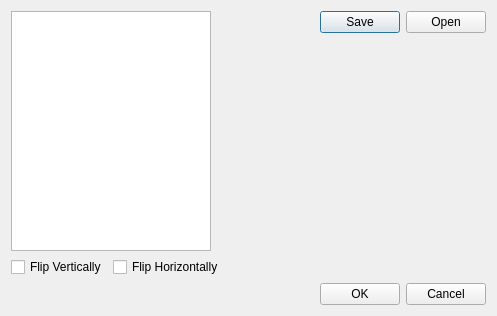
<?xml version="1.0" encoding="UTF-8"?>
<ui version="4.0">
 <class>GeometryEditWidget</class>
 <widget class="QDialog" name="GeometryEditWidget">
  <property name="geometry">
   <rect>
    <x>0</x>
    <y>0</y>
    <width>497</width>
    <height>316</height>
   </rect>
  </property>
  <property name="windowTitle">
   <string>View / Edit Geometries ... </string>
  </property>
  <layout class="QGridLayout" name="gridLayout">
   <item row="0" column="0">
    <layout class="QVBoxLayout" name="verticalLayout_3">
     <item>
      <layout class="QHBoxLayout" name="horizontalLayout_2">
       <item>
        <layout class="QVBoxLayout" name="verticalLayout">
         <item>
          <widget class="QListWidget" name="lstCompartments">
           <property name="maximumSize">
            <size>
             <width>200</width>
             <height>16777215</height>
            </size>
           </property>
          </widget>
         </item>
         <item>
          <layout class="QHBoxLayout" name="horizontalLayout">
           <item>
            <widget class="QCheckBox" name="chkFlipVertically">
             <property name="maximumSize">
              <size>
               <width>16777215</width>
               <height>20</height>
              </size>
             </property>
             <property name="text">
              <string>Flip Vertically</string>
             </property>
            </widget>
           </item>
           <item>
            <widget class="QCheckBox" name="chkFlipHorizontally">
             <property name="maximumSize">
              <size>
               <width>16777215</width>
               <height>20</height>
              </size>
             </property>
             <property name="text">
              <string>Flip Horizontally</string>
             </property>
            </widget>
           </item>
          </layout>
         </item>
        </layout>
       </item>
       <item>
        <layout class="QVBoxLayout" name="verticalLayout_2">
         <item>
          <widget class="QDialogButtonBox" name="boxOpenSave">
           <property name="standardButtons">
            <set>QDialogButtonBox::Open|QDialogButtonBox::Save</set>
           </property>
          </widget>
         </item>
         <item>
          <widget class="QLabel" name="imageLabel">
           <property name="text">
            <string/>
           </property>
           <property name="scaledContents">
            <bool>true</bool>
           </property>
          </widget>
         </item>
        </layout>
       </item>
      </layout>
     </item>
     <item>
      <widget class="QDialogButtonBox" name="boxOkCancel">
       <property name="orientation">
        <enum>Qt::Horizontal</enum>
       </property>
       <property name="standardButtons">
        <set>QDialogButtonBox::Cancel|QDialogButtonBox::Ok</set>
       </property>
      </widget>
     </item>
    </layout>
   </item>
  </layout>
 </widget>
 <resources/>
 <connections>
  <connection>
   <sender>boxOkCancel</sender>
   <signal>accepted()</signal>
   <receiver>GeometryEditWidget</receiver>
   <slot>accept()</slot>
   <hints>
    <hint type="sourcelabel">
     <x>248</x>
     <y>254</y>
    </hint>
    <hint type="destinationlabel">
     <x>157</x>
     <y>274</y>
    </hint>
   </hints>
  </connection>
  <connection>
   <sender>boxOkCancel</sender>
   <signal>rejected()</signal>
   <receiver>GeometryEditWidget</receiver>
   <slot>reject()</slot>
   <hints>
    <hint type="sourcelabel">
     <x>316</x>
     <y>260</y>
    </hint>
    <hint type="destinationlabel">
     <x>286</x>
     <y>274</y>
    </hint>
   </hints>
  </connection>
 </connections>
</ui>
